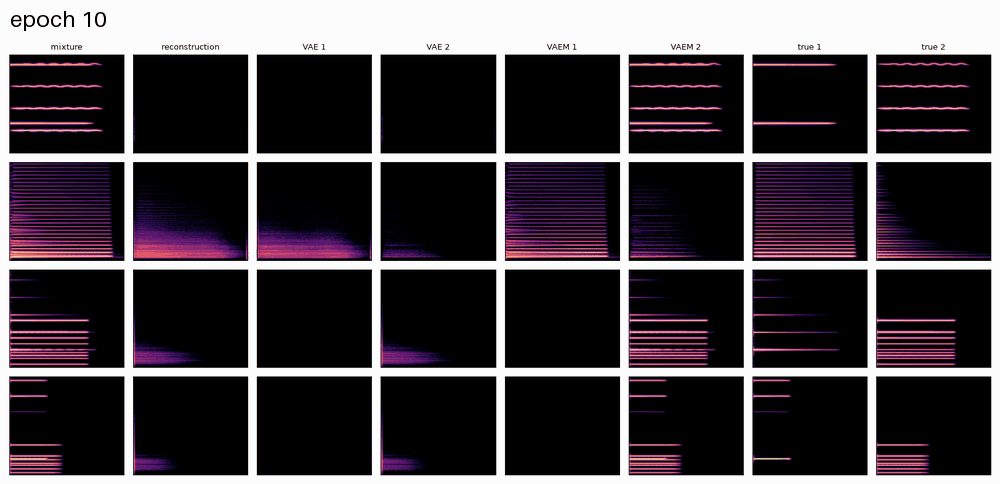
#> input picture docs/imgs/audio_training.gif, 1000 x 484 px
$ python -i animate.py   (imports and definitions only)
#> lines starting #> are read from the running program, lines starting #| are printed output that depends on the picture
#> further down, picture is the input picture: PIL image 1000x484 P; mean R, G, B 72.9, 66.6, 71.8
"""Animate the training figures of a run (reconstruction_<epoch>.png) into a GIF.

    python -m src.animate results/audio_synthetic_c0.5_vae_K2 -o docs/imgs/audio_training.gif

Early epochs change the most, so every figure up to ``--dense-until`` is used and only every
``--step``-th epoch after it. Each frame is resized to ``--width`` pixels, labelled with its
epoch above the figure, and the last frame is held for ``--hold`` seconds. ``--rows 2 4`` keeps
only those rows of panels (counted from 1, below the column titles), and ``--layout`` rearranges
each kept row's panels, by column number (from 1; ``-`` leaves a gap, ``/`` starts a new line), e.g.
``--layout "1 7 8 / 2 3 4 / - 5 6"`` for the mixture and true notes above the VAE and VAEM
estimates.
"""

import argparse
import re
from pathlib import Path

from PIL import Image, ImageDraw, ImageFont


# [16 lines left out: functions figures, subsample, not called in this run]


def bands(image, axis='rows'):
    """``(start, stop)`` of each run of non-white pixel rows (or columns, ``axis='columns'``):
    for the rows of a figure, the titles and then each row of panels."""
#> called with axis = 'rows'
    gray = image.convert('L')
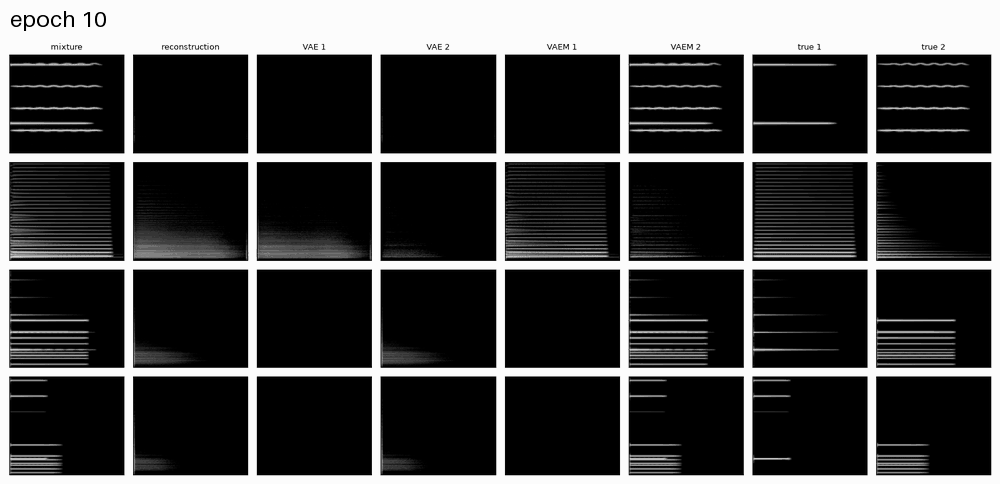
#> gray: PIL image 1000x484 L; min 0, max 252, mean 69.1
    size = (1, gray.height) if axis == 'rows' else (gray.width, 1)
#> size = (1, 484)
    ink = gray.point(lambda v: 255 if v < 250 else 0).resize(size, Image.BOX)
    found, start = [], None
    for i, value in enumerate(list(ink.tobytes()) + [0]):
        if value and start is None:
            start = i
        elif not value and start is not None:
            found.append((start, i))
            start = None
#> this loop made 485 passes
#> value on passes 1 to 12: 0, 0, 0, 0, 0, 0, 0, 0, 0, 0, 0, 1
#> after the loop, found = [(11, 31), (43, 50), (54, 154), (162, 261), (269, 368), (376, 476)]
    return found


def cuts(found, length):
    """Boundaries halfway between the runs, so each piece keeps its share of white margin."""
    return [0] + [(a[1] + b[0]) // 2 for a, b in zip(found, found[1:])] + [length]


# [19 lines left out: functions stack, centre, not called in this run]


def parse_layout(text):
    """``"1 7 8 / - 3 4"`` -> ``[[1, 7, 8], [None, 3, 4]]``: column numbers, ``None`` for a gap."""
    return [[None if c == '-' else int(c) for c in line.split()] for line in text.split('/')]


# [88 lines left out: functions select_rows, label, main, not called in this run]


# [2 lines not run here, left out]

>>> from PIL import Image
>>> picture = Image.open('../docs/imgs/audio_training.gif')
>>> result = bands(picture)
#> result has the same summary as found in bands

$ run again, on docs/imgs/MNIST_K3_25.png
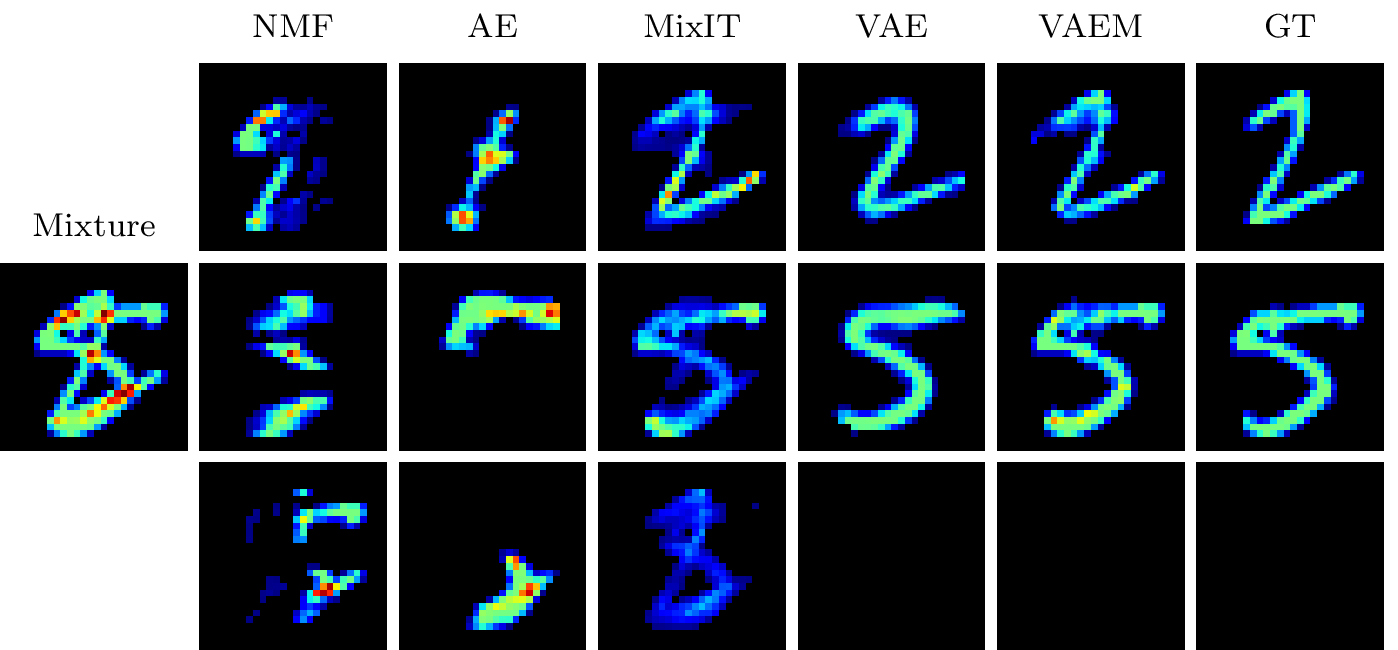
#> input picture docs/imgs/MNIST_K3_25.png, 1398 x 650 px
#> picture is the input picture: PIL image 1398x650 P; mean R, G, B, A 70.4, 80.2, 88.6, 189
#> in bands, `gray = image.convert('L')`:
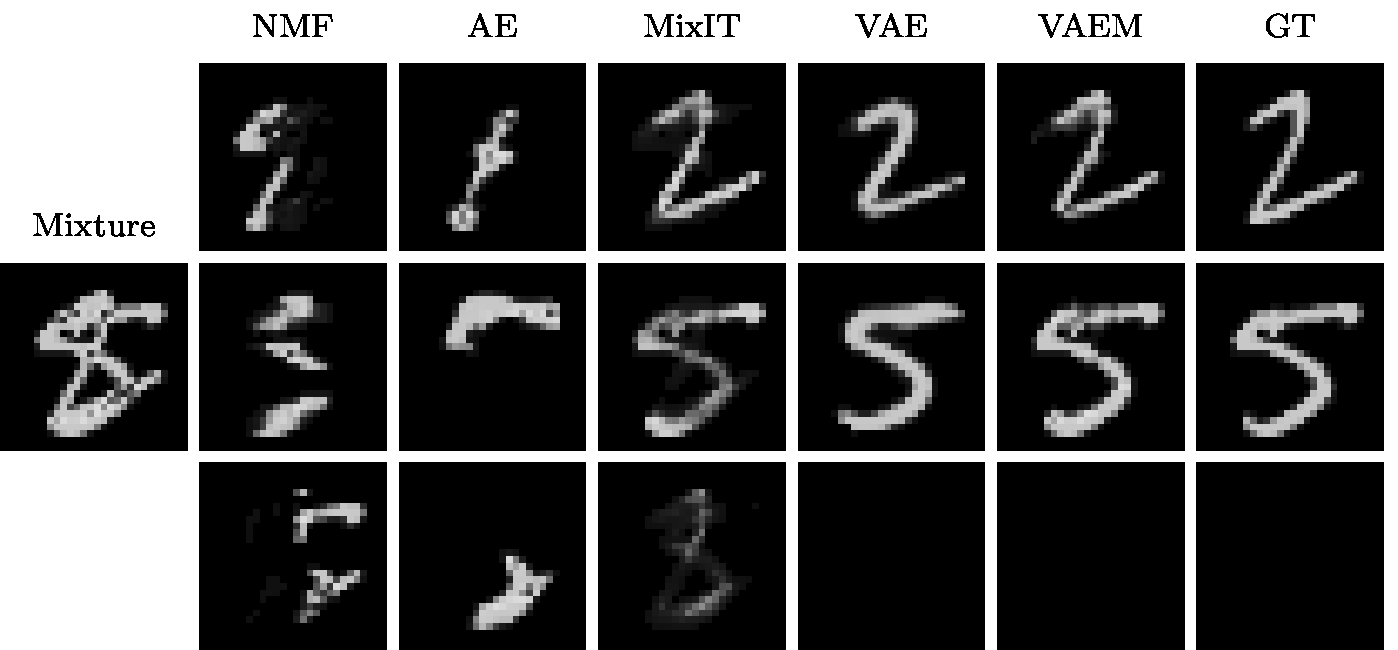
#> gray: PIL image 1398x650 L; min 0, max 255, mean 78.2
#> the loop in bands, `for i, value in enumerate(list(ink.tobytes()) + [0]):` made 651 passes
#> value on passes 1 to 8: 0, 0, 0, 0, 0, 0, 0, 0
#> after the loop in bands, `for i, value in enumerate(list(ink.tobytes()) + [0]):`: found = [(13, 38), (63, 251), (263, 451), (462, 650)]
